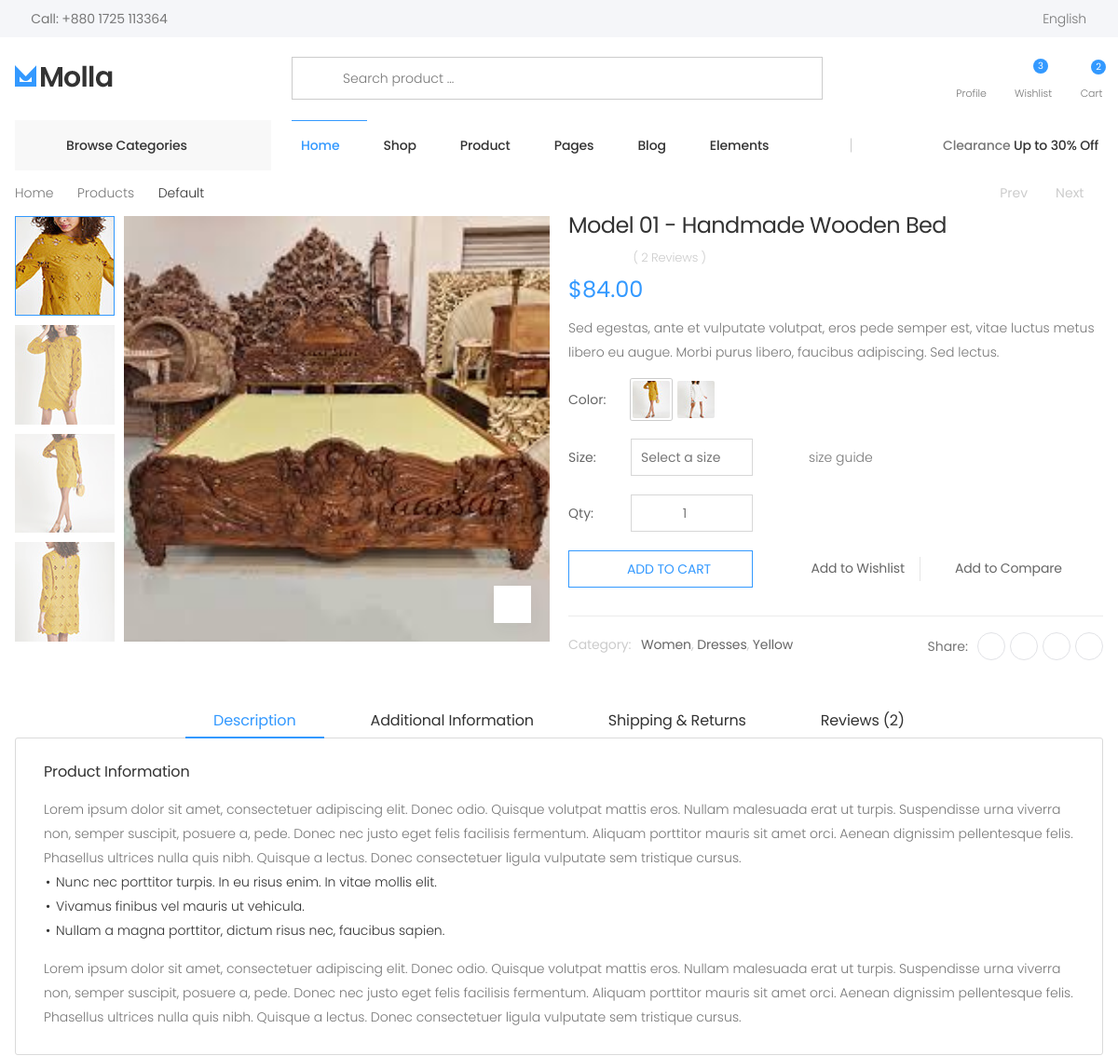
The app's page /product_detail/1 (upper part), older data.
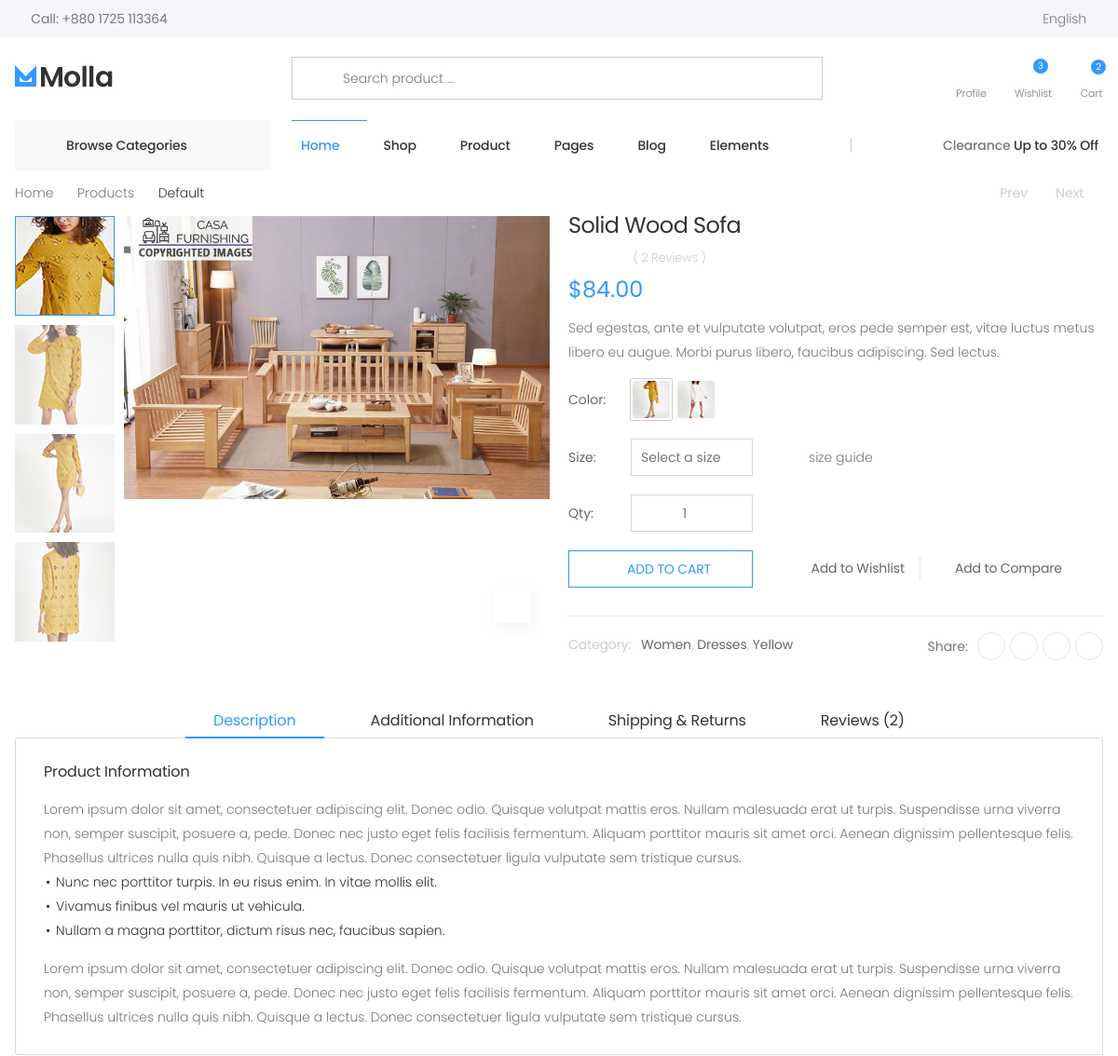
The same page, newer data.
### main_app/models.py (models this page shows, shortened)
class Product(models.Model):
    name = models.CharField (max_length=200)
    image = models.ImageField (upload_to='product_image/')
    regular_price = models.PositiveIntegerField()
    discount_price = models.PositiveSmallIntegerField(blank=True, null=True)
    descriptions = models.TextField()
    aditional_descriptions = models.TextField()
    stock = models.PositiveIntegerField()
    category = models.ForeignKey(Category, on_delete=models.CASCADE)
    brand = models.ForeignKey(Brand,on_delete=models.CASCADE)
    class Meta:
        verbose_name_plural =("Products")

### main_app/views.py (the view)
# urls.py: path('product_detail/<int:pk>', product_detail, name='product_detail'),
def product_detail (request,pk):
    product = Product.objects.get(pk=pk)
    related_products = Product.objects.filter(category=product.category).exclude(id=product.pk).order_by('?')[:11]
    context = {
        'product' : product,
        'related_products' : related_products
    }
    return render(request, 'main_app/product.html', context)

### main_app/templates/main_app/product.html (shortened to what this page needs)
{% extends 'main_app/base.html' %}
{% load static %}
{% block content %}
        <main class="main">
            <nav aria-label="breadcrumb" class="breadcrumb-nav border-0 mb-0">
                <div class="container d-flex align-items-center">
                    <ol class="breadcrumb">
                        <li class="breadcrumb-item"><a href="index.html">Home</a></li>
                        <li class="breadcrumb-item"><a href="#">Products</a></li>
                        <li class="breadcrumb-item active" aria-current="page">Default</li>
                    </ol>
                    <nav class="product-pager ml-auto" aria-label="Product">
                        <a class="product-pager-link product-pager-prev" href="#" aria-label="Previous" tabindex="-1">
                            <i class="icon-angle-left"></i>
                            <span>Prev</span>
                        </a>
                        <a class="product-pager-link product-pager-next" href="#" aria-label="Next" tabindex="-1">
                            <span>Next</span>
                            <i class="icon-angle-right"></i>
                        </a>
                    </nav>
                </div>
            </nav>
            <div class="page-content">
                <div class="container">
                    <div class="product-details-top">
                        <div class="row">
                            <div class="col-md-6">
                                <div class="product-gallery product-gallery-vertical">
                                    <div class="row">
                                        <figure class="product-main-image">
                                            <img id="product-zoom" src="{{product.image.url}}" data-zoom-image="assets/images/products/single/1-big.jpg" alt="product image">
                                            <a href="#" id="btn-product-gallery" class="btn-product-gallery">
                                                <i class="icon-arrows"></i>
                                            </a>
                                        </figure>
                                        <div id="product-zoom-gallery" class="product-image-gallery">
                                            <a class="product-gallery-item active" href="#" data-image="assets/images/products/single/1.jpg" data-zoom-image="assets/images/products/single/1-big.jpg">
                                                <img src="assets/images/products/single/1-small.jpg" alt="product side">
                                            </a>
                                            <a class="product-gallery-item" href="#" data-image="assets/images/products/single/2.jpg" data-zoom-image="assets/images/products/single/2-big.jpg">
                                                <img src="assets/images/products/single/2-small.jpg" alt="product cross">
                                            </a>
                                            <a class="product-gallery-item" href="#" data-image="assets/images/products/single/3.jpg" data-zoom-image="assets/images/products/single/3-big.jpg">
                                                <img src="assets/images/products/single/3-small.jpg" alt="product with model">
                                            </a>
                                            <a class="product-gallery-item" href="#" data-image="assets/images/products/single/4.jpg" data-zoom-image="assets/images/products/single/4-big.jpg">
                                                <img src="assets/images/products/single/4-small.jpg" alt="product back">
                                            </a>
                                        </div>
                                    </div>
                                </div>
                            </div>
                            <div class="col-md-6">
                                <div class="product-details">
                                    <h1 class="product-title">{{ product.name }}</h1>
                                    <div class="ratings-container">
                                        <div class="ratings">
                                            <div class="ratings-val" style="width: 80%;"></div>
                                        </div>
                                        <a class="ratings-text" href="#product-review-link" id="review-link">( 2 Reviews )</a>
                                    </div>
                                    <div class="product-price">
                                        $84.00
                                    </div>
                                    <div class="product-content">
                                        <p>Sed egestas, ante et vulputate volutpat, eros pede semper est, vitae luctus metus libero eu augue. Morbi purus libero, faucibus adipiscing. Sed lectus. </p>
                                    </div>
                                    <div class="details-filter-row details-row-size">
                                        <label>Color:</label>
                                        <div class="product-nav product-nav-thumbs">
                                            <a href="#" class="active">
                                                <img src="assets/images/products/single/1-thumb.jpg" alt="product desc">
                                            </a>
                                            <a href="#">
                                                <img src="assets/images/products/single/2-thumb.jpg" alt="product desc">
                                            </a>
                                        </div>
                                    </div>
                                    <div class="details-filter-row details-row-size">
                                        <label for="size">Size:</label>
                                        <div class="select-custom">
                                            <select name="size" id="size" class="form-control">
                                                <option value="#" selected="selected">Select a size</option>
                                            </select>
                                        </div>
                                        <a href="#" class="size-guide"><i class="icon-th-list"></i>size guide</a>
                                    </div>
                                    <div class="details-filter-row details-row-size">
                                        <label for="qty">Qty:</label>
                                        <div class="product-details-quantity">
                                            <input type="number" id="qty" class="form-control" value="1" min="1" max="10" step="1" data-decimals="0" required>
                                        </div>
                                    </div>
                                    <div class="product-details-action">
                                        <a href="#" class="btn-product btn-cart"><span>add to cart</span></a>
                                        <div class="details-action-wrapper">
                                            <a href="#" class="btn-product btn-wishlist" title="Wishlist"><span>Add to Wishlist</span></a>
                                            <a href="#" class="btn-product btn-compare" title="Compare"><span>Add to Compare</span></a>
                                        </div>
                                    </div>
                                    <div class="product-details-footer">
                                        <div class="product-cat">
                                            <span>Category:</span>
                                            <a href="#">Women</a>,
                                            <a href="#">Dresses</a>,
                                            <a href="#">Yellow</a>
                                        </div>
                                        <div class="social-icons social-icons-sm">
                                            <span class="social-label">Share:</span>
                                            <a href="#" class="social-icon" title="Facebook" target="_blank"><i class="icon-facebook-f"></i></a>
                                            <a href="#" class="social-icon" title="Twitter" target="_blank"><i class="icon-twitter"></i></a>
                                            <a href="#" class="social-icon" title="Instagram" target="_blank"><i class="icon-instagram"></i></a>
                                            <a href="#" class="social-icon" title="Pinterest" target="_blank"><i class="icon-pinterest"></i></a>
                                        </div>
                                    </div>
                                </div>
                            </div>
                        </div>
                    </div>
                    <div class="product-details-tab">
                        <ul class="nav nav-pills justify-content-center" role="tablist">
                            <li class="nav-item">
                                <a class="nav-link active" id="product-desc-link" data-toggle="tab" href="#product-desc-tab" role="tab" aria-controls="product-desc-tab" aria-selected="true">Description</a>
                            </li>
                            <li class="nav-item">
                                <a class="nav-link" id="product-info-link" data-toggle="tab" href="#product-info-tab" role="tab" aria-controls="product-info-tab" aria-selected="false">Additional information</a>
                            </li>
                            <li class="nav-item">
                                <a class="nav-link" id="product-shipping-link" data-toggle="tab" href="#product-shipping-tab" role="tab" aria-controls="product-shipping-tab" aria-selected="false">Shipping & Returns</a>
                            </li>
                            <li class="nav-item">
                                <a class="nav-link" id="product-review-link" data-toggle="tab" href="#product-review-tab" role="tab" aria-controls="product-review-tab" aria-selected="false">Reviews (2)</a>
                            </li>
                        </ul>
                        <div class="tab-content">
                            <div class="tab-pane fade show active" id="product-desc-tab" role="tabpanel" aria-labelledby="product-desc-link">
                                <div class="product-desc-content">
                                    <h3>Product Information</h3>
                                    <p>Lorem ipsum dolor sit amet, consectetuer adipiscing elit. Donec odio. Quisque volutpat mattis eros. Nullam malesuada erat ut turpis. Suspendisse urna viverra non, semper suscipit, posuere a, pede. Donec nec justo eget felis facilisis fermentum. Aliquam porttitor mauris sit amet orci. Aenean dignissim pellentesque felis. Phasellus ultrices nulla quis nibh. Quisque a lectus. Donec consectetuer ligula vulputate sem tristique cursus. </p>
                                    <ul>
                                        <li>Nunc nec porttitor turpis. In eu risus enim. In vitae mollis elit. </li>
                                        <li>Vivamus finibus vel mauris ut vehicula.</li>
                                        <li>Nullam a magna porttitor, dictum risus nec, faucibus sapien.</li>
                                    </ul>
                                    <p>Lorem ipsum dolor sit amet, consectetuer adipiscing elit. Donec odio. Quisque volutpat mattis eros. Nullam malesuada erat ut turpis. Suspendisse urna viverra non, semper suscipit, posuere a, pede. Donec nec justo eget felis facilisis fermentum. Aliquam porttitor mauris sit amet orci. Aenean dignissim pellentesque felis. Phasellus ultrices nulla quis nibh. Quisque a lectus. Donec consectetuer ligula vulputate sem tristique cursus. </p>
                                </div>
                            </div>
                        </div>
                    </div>
                </div>
            </div>
        </main>
        {% endblock content %}

Row changes from the older to the newer data that the page shows:
changed Product: image: a different picture; name "Model 01 - Handmade Wooden Bed" → "Solid Wood Sofa"
